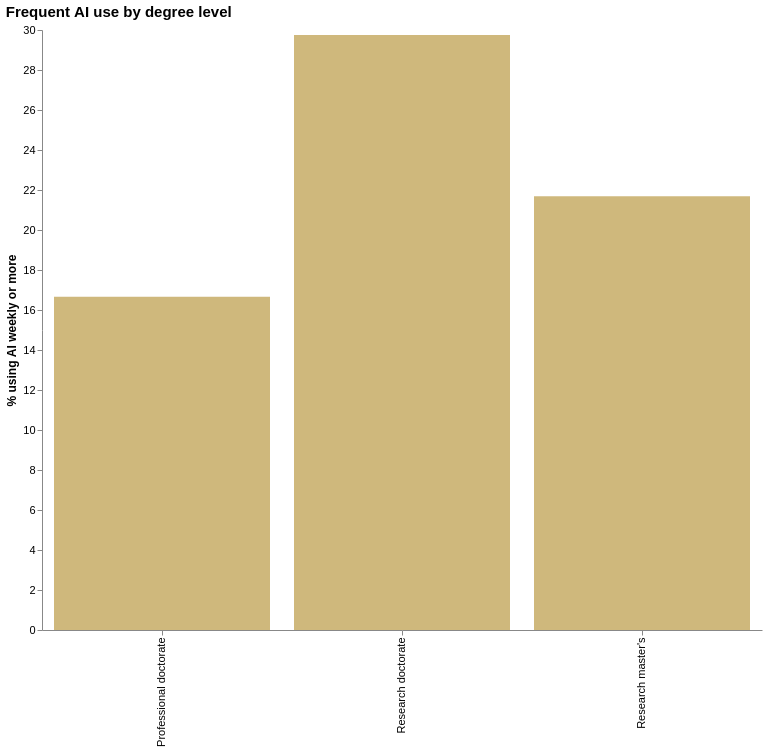

The notebook cell this image was saved under:
### Code cell
# The one conditioning check worth having in your pocket: is a college gap really a
# degree-level (LEVEL_GRAD) composition effect? Confirm these labels against your dictionary.

by_level = (raw_survey.assign(
        weekly=lambda d: d["GS1301_GSGAIDAY"].isin(weekly_levels),
        Level=lambda d: d["LEVEL_GRAD"].map(LEVEL_LABELS))
    .groupby("Level")["weekly"].mean().mul(100).rename("Percent").reset_index())

alt.Chart(by_level).mark_bar(color=CU_GOLD).encode(
    x=alt.X("Level:N", title=None),
    y=alt.Y("Percent:Q", title="% using AI weekly or more"),
    tooltip=["Level", alt.Tooltip("Percent:Q", format=".1f")],
).properties(width=720, height=600, title="Frequent AI use by degree level")

### Figure 1 — Vega-Lite specification as saved in the notebook (floating-point values rounded to 4 significant figures)
{"config": {"view": {"stroke": null}, "axis": {"grid": false, "labelColor": "#000000", "titleColor": "#000000", "labelFontSize": 11, "titleFontSize": 12, "labelLimit": 500}, "title": {"anchor": "start", "color": "#000000", "fontSize": 15}, "legend": {"labelFontSize": 11, "titleFontSize": 12}, "range": {"category": ["#CFB87C", "#565A5C", "#000000", "#9EA2A2", "#7A6F52"]}}, "data": {"name": "data-83fa4574baade1940778da8acad83c76"}, "mark": {"type": "bar", "color": "#CFB87C"}, "encoding": {"tooltip": [{"field": "Level", "type": "nominal"}, {"field": "Percent", "format": ".1f", "type": "quantitative"}], "x": {"field": "Level", "title": null, "type": "nominal"}, "y": {"field": "Percent", "title": "% using AI weekly or more", "type": "quantitative"}}, "height": 600, "title": "Frequent AI use by degree level", "width": 720, "$schema": "https://vega.github.io/schema/vega-lite/v6.4.1.json", "datasets": {"data-83fa4574baade1940778da8acad83c76": [{"Level": "Professional doctorate", "Percent": 16.67}, {"Level": "Research doctorate", "Percent": 29.75}, {"Level": "Research master's", "Percent": 21.69}]}}
